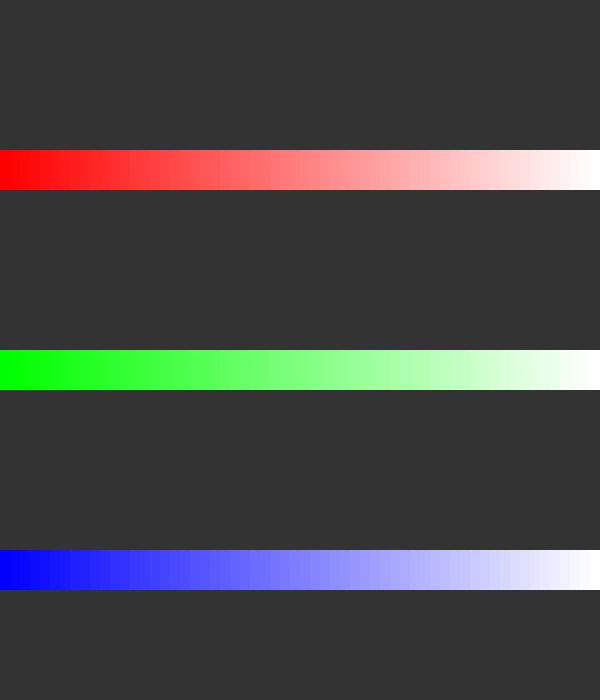
Frame 1 (no input)
Frame 60 (the mouse pressed at the canvas centre just before this capture): identical to frame 1, image omitted
Frame 120 (the mouse held since frame 60 and released just before this capture): identical to frame 1, image omitted

The Processing sketch that drew this single still picture (run headless with seeded random() and noise(); from frame 60 on, the mouse is pressed at the canvas centre):

// Processing sketch: ColorInterpolation
// ── ColorInterpolation.pde
int[] imgRed;
int[] imgBlue;
int[] imgGreen;

int len = 60;
int resolution;
void setup() {
  size(600, 700);
  resolution = width / len;
  imgRed = new int[len];
  imgGreen = new int[len];
  imgBlue = new int[len];
  
  //red
  imgRed[0] = color(255, 0, 0);
  imgRed[len - 1] = color(255);
  //green
  imgGreen[0] = color(0, 255, 0);
  imgGreen[len - 1] = color(255);
  //blue
  imgBlue[0] = color(0, 0, 255);
  imgBlue[len - 1] = color(255);
  
  interpolate(imgRed, 0, len - 1);
  interpolate(imgGreen, 0, len - 1);
  interpolate(imgBlue, 0, len - 1);
} 

void interpolate(int[] img_arr, int startIndex, int endIndex) {
  for (int i = startIndex + 1; i < endIndex; i++) {
    float d = abs(startIndex - i);
    float totalD = abs(endIndex - startIndex);
    float percentageD = d / totalD;
    //println(leftP);
    color start = img_arr[startIndex];
    color end = img_arr[endIndex];
    img_arr[i] = interpolateColor(start, end, percentageD);
    //imgRed[i] = color(floor(percentageD * imgRed[endIndex] + (1 - percentageD) * imgRed[startIndex]));
    //println(imgRed[i]);
  } 
} 

color interpolateColor(color start, color end, float endPercentage) {
  float rS = red(start);
  float gS = green(start);
  float bS = blue(start);
  
  float rE = red(end);
  float gE = green(end);
  float bE = blue(end);
  float newR = rS * (1 - endPercentage) + endPercentage * rE;
  float newG = gS * (1 - endPercentage) + endPercentage * gE;
  float newB = bS * (1 - endPercentage) + endPercentage * bE;
  return color(newR, newG, newB);
} 

void draw() {
  background(51);
  noStroke();
  //red
  for (int i = 0; i < len; i++) {
    fill(imgRed[i]);
    rect(i * resolution, 150, resolution, resolution * 4);
  } 
  //green
  for (int i = 0; i < len; i++) {
    fill(imgGreen[i]);
    rect(i * resolution, 350, resolution, resolution * 4);
  } 
  //blue
  for (int i = 0; i < len; i++) {
    fill(imgBlue[i]);
    rect(i * resolution, 550, resolution, resolution * 4);
  } 
} 
